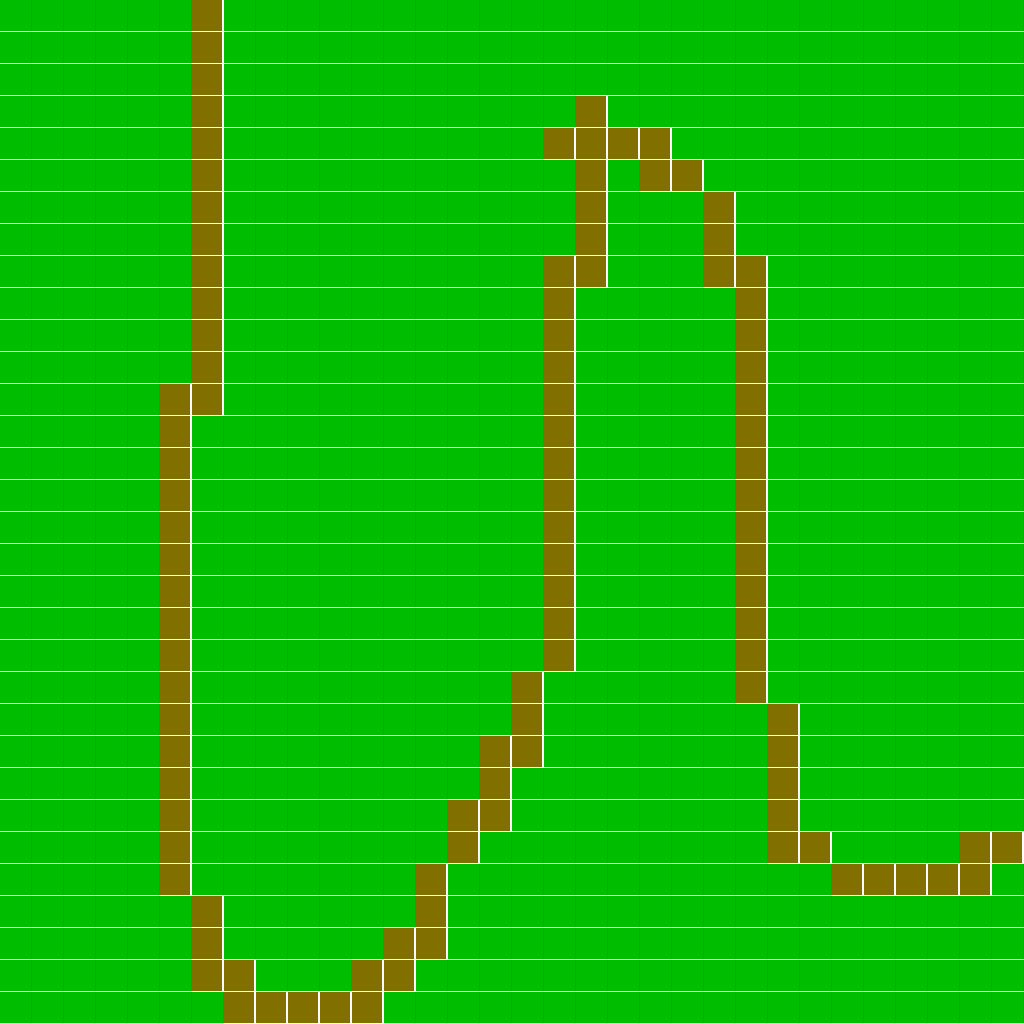

Tiled map render using the project's own tile images. Description and the map definition, with tile-layer contents summarised, below:
An orthogonal 32x32 tile map with 32x32 px tiles, 1 tile layer (Tile Layer 1).

<map version="1.0" orientation="orthogonal" width="32" height="32" tilewidth="32" tileheight="32">
 <tileset firstgid="1" name="tileset" tilewidth="32" tileheight="32">
  <image source="tileset/tileset.png" width="96" height="96" />
 </tileset>
 <layer name="Tile Layer 1" width="32" height="32">
  <data>[1024 cells, 1024 non-empty, 2 distinct tile ids]</data>
 </layer>
</map>